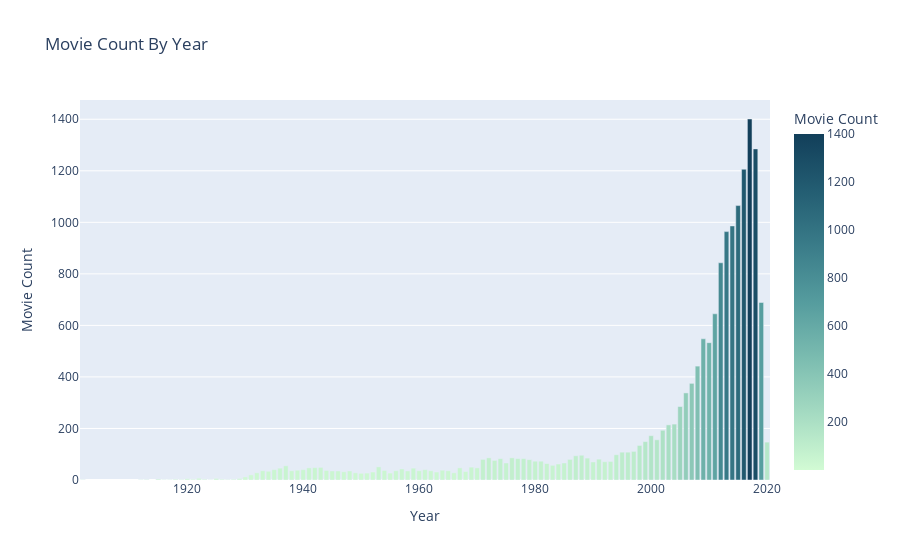

Here is the notebook cell this chart was saved with:
### Markdown cell above
### Movie count by year

### Code cell
year_count = data.groupby('Year')['Title'].count()
year_movie = data.groupby('Year')[['Netflix','Hulu','Prime Video','Disney+']].sum()
year_data = pd.concat([year_count,year_movie],axis=1).reset_index().rename(columns={'Title':'Movie Count'})

fig = px.bar(year_data,
              x = 'Year',
              y = 'Movie Count',
              color = 'Movie Count',
              color_continuous_scale = 'Darkmint',
              title = 'Movie Count By Year'
             )
fig.show()

### Figure 1 — Plotly figure (JSON) as saved in the notebook; plotly's stock layout.template omitted (floating-point values rounded to 4 significant figures)
{"data": [{"alignmentgroup": "True", "hovertemplate": "Year=%{x}<br>Movie Count=%{marker.color}<extra></extra>", "legendgroup": "", "marker": {"color": [1, 1, 2, 4, 1, 1, 3, 2, 5, 3, 7, 3, 1, 6, 3, 2, 3, 6, 12, 20, 28, 36, 34, 40, 46, 55, 36, 38, 40, 47, 48, 49, 37, 35, 35, 32, 35, 28, 26, 27, 31, 51, 37, 27, 36, 43, 35, 46, 36, 40, 36, 31, 38, 36, 28, 47, 33, 50, 47, 80, 86, 76, 83, 66, 86, 83, 83, 79, 73, 73, 64, 57, 62, 66, 80, 94, 96, 85, 70, 81, 71, 72, 98, 108, 108, 111, 134, 149, 172, 156, 193, 214, 217, 285, 338, 375, 442, 548, 533, 645, 843, 964, 986, 1065, 1206, 1401, 1285, 689, 147], "coloraxis": "coloraxis"}, "name": "", "offsetgroup": "", "orientation": "v", "showlegend": false, "textposition": "auto", "type": "bar", "x": [1902, 1912, 1913, 1915, 1916, 1917, 1918, 1919, 1920, 1921, 1922, 1923, 1924, 1925, 1926, 1927, 1928, 1929, 1930, 1931, 1932, 1933, 1934, 1935, 1936, 1937, 1938, 1939, 1940, 1941, 1942, 1943, 1944, 1945, 1946, 1947, 1948, 1949, 1950, 1951, 1952, 1953, 1954, 1955, 1956, 1957, 1958, 1959, 1960, 1961, 1962, 1963, 1964, 1965, 1966, 1967, 1968, 1969, 1970, 1971, 1972, 1973, 1974, 1975, 1976, 1977, 1978, 1979, 1980, 1981, 1982, 1983, 1984, 1985, 1986, 1987, 1988, 1989, 1990, 1991, 1992, 1993, 1994, 1995, 1996, 1997, 1998, 1999, 2000, 2001, 2002, 2003, 2004, 2005, 2006, 2007, 2008, 2009, 2010, 2011, 2012, 2013, 2014, 2015, 2016, 2017, 2018, 2019, 2020], "xaxis": "x", "y": [1, 1, 2, 4, 1, 1, 3, 2, 5, 3, 7, 3, 1, 6, 3, 2, 3, 6, 12, 20, 28, 36, 34, 40, 46, 55, 36, 38, 40, 47, 48, 49, 37, 35, 35, 32, 35, 28, 26, 27, 31, 51, 37, 27, 36, 43, 35, 46, 36, 40, 36, 31, 38, 36, 28, 47, 33, 50, 47, 80, 86, 76, 83, 66, 86, 83, 83, 79, 73, 73, 64, 57, 62, 66, 80, 94, 96, 85, 70, 81, 71, 72, 98, 108, 108, 111, 134, 149, 172, 156, 193, 214, 217, 285, 338, 375, 442, 548, 533, 645, 843, 964, 986, 1065, 1206, 1401, 1285, 689, 147], "yaxis": "y"}], "layout": {"barmode": "relative", "coloraxis": {"colorbar": {"title": {"text": "Movie Count"}}, "colorscale": [[0, "rgb(210, 251, 212)"], [0.1667, "rgb(165, 219, 194)"], [0.3333, "rgb(123, 188, 176)"], [0.5, "rgb(85, 156, 158)"], [0.6667, "rgb(58, 124, 137)"], [0.8333, "rgb(35, 93, 114)"], [1, "rgb(18, 63, 90)"]]}, "legend": {"tracegroupgap": 0}, "title": {"text": "Movie Count By Year"}, "xaxis": {"anchor": "y", "domain": [0, 1], "title": {"text": "Year"}}, "yaxis": {"anchor": "x", "domain": [0, 1], "title": {"text": "Movie Count"}}}}
